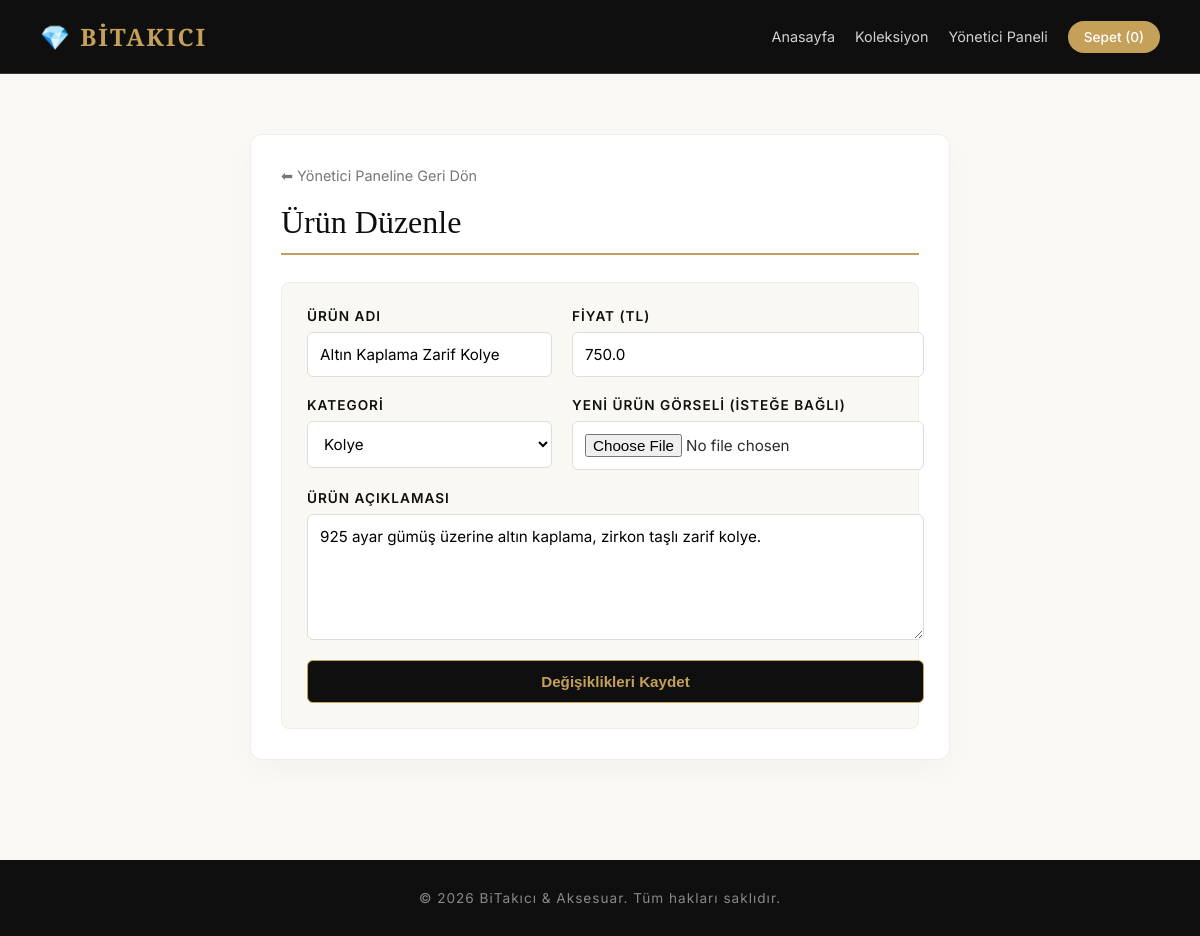
Page /admin/urun-duzenle/1 (signed in) on the committed database.
### tables this page shows
CREATE TABLE urunler (
            id INTEGER PRIMARY KEY AUTOINCREMENT,
            ad TEXT NOT NULL,
            fiyat REAL NOT NULL,
            aciklama TEXT,
            resim TEXT
        , kategori TEXT DEFAULT 'Genel');

### app.py (the view, shortened to what this page needs)
@app.route("/admin/urun-duzenle/<int:urun_id>", methods=["GET", "POST"])
def admin_urun_duzenle(urun_id):
    if not session.get("admin_giris"):
        return redirect(url_for("yonetici_giris"))
    baglanti = sqlite3.connect("taki_magaza.db")
    baglanti.row_factory = sqlite3.Row
    cursor = baglanti.cursor()
    cursor.execute("SELECT * FROM urunler WHERE id = ?", (urun_id,))
    urun = cursor.fetchone()
    baglanti.close()
    sepet = session.get("sepet", [])
    return render_template(
        "admin_duzenle.html", urun=urun, toplam_urun=len(sepet)
    )

### templates/admin_duzenle.html (shortened to what this page needs)
<!DOCTYPE html>
<html lang="tr">
<head>
</head>
<body>
    <header>
        <a href="/" class="logo">💎 BİTAKICI</a>
        <nav>
            <a href="/">Anasayfa</a>
            <a href="/urunler">Koleksiyon</a>
            <a href="/admin">Yönetici Paneli</a>
            <a href="/sepet" class="cart-btn">Sepet ({{ toplam_urun }})</a>
        </nav>
    </header>
    <div class="container">
        <a href="/admin" class="back-link">⬅ Yönetici Paneline Geri Dön</a>
        <h2>Ürün Düzenle</h2>
        <form action="/admin/urun-duzenle/{{ urun['id'] }}" method="POST" enctype="multipart/form-data" class="admin-form">
            <div class="form-group">
                <label for="ad">Ürün Adı</label>
                <input type="text" id="ad" name="ad" value="{{ urun['ad'] }}" required>
            </div>
            <div class="form-group">
                <label for="fiyat">Fiyat (TL)</label>
                <input type="number" step="0.01" id="fiyat" name="fiyat" value="{{ urun['fiyat'] }}" required>
            </div>
            <div class="form-group">
                <label for="kategori">Kategori</label>
                <select id="kategori" name="kategori" required>
                    <option value="Kolye" {% if urun['kategori'] == 'Kolye' %}selected{% endif %}>Kolye</option>
                </select>
            </div>
            <div class="form-group">
                <label for="resim">Yeni Ürün Görseli (İsteğe Bağlı)</label>
                <input type="file" id="resim" name="resim" accept="image/*">
            </div>
            <div class="form-group full-width">
                <label for="aciklama">Ürün Açıklaması</label>
                <textarea id="aciklama" name="aciklama">{{ urun['aciklama'] }}</textarea>
            </div>
            <button type="submit" class="btn-submit">Değişiklikleri Kaydet</button>
        </form>
    </div>
    <footer>
        <p>&copy; 2026 BiTakıcı & Aksesuar. Tüm hakları saklıdır.</p>
    </footer>
</body>
</html>

### templates/admin_duzenle.html (style rules this page uses)
:root { --primary-dark: #0f0f0f; --accent-gold: #c5a059; --accent-gold-hover: #b08d46; --bg-color: #faf9f6; --card-bg: #ffffff; --text-main: #2c2c2c; --text-muted: #777777; }
body { font-family: 'Inter', sans-serif; margin: 0; padding: 0; background-color: var(--bg-color); color: var(--text-main); }
header { background-color: var(--primary-dark); color: #fff; padding: 20px 40px; display: flex; justify-content: space-between; align-items: center; border-bottom: 1px solid rgba(197, 160, 89, 0.3); }
.logo { font-family: 'Playfair Display', serif; font-size: 1.5em; font-weight: 600; letter-spacing: 2px; color: var(--accent-gold); text-decoration: none; display: flex; align-items: center; gap: 8px; }
nav { display: flex; gap: 20px; align-items: center; }
nav a { color: #d1d1d1; text-decoration: none; font-size: 0.9em; font-weight: 400; }
.cart-btn { background-color: var(--accent-gold); color: #fff; padding: 8px 16px; border-radius: 30px; font-weight: 500; font-size: 0.85em; }
.container { max-width: 700px; margin: 60px auto; padding: 30px; background: var(--card-bg); border-radius: 12px; box-shadow: 0 10px 30px rgba(0,0,0,0.03); border: 1px solid #eee; box-sizing: border-box; }
h2 { font-family: 'Playfair Display', serif; color: var(--primary-dark); border-bottom: 2px solid var(--accent-gold); padding-bottom: 12px; margin-top: 0; font-size: 2em; font-weight: 500; }
.admin-form { display: grid; grid-template-columns: 1fr 1fr; gap: 20px; margin-top: 25px; background: #faf8f3; padding: 25px; border-radius: 8px; border: 1px solid #eee; }
.form-group { display: flex; flex-direction: column; }
.form-group.full-width { grid-column: span 2; }
label { font-weight: 600; font-size: 0.85em; color: var(--primary-dark); margin-bottom: 8px; text-transform: uppercase; letter-spacing: 1px; }
input, select, textarea { padding: 12px; border: 1px solid #ddd; border-radius: 6px; font-family: 'Inter', sans-serif; font-size: 0.95em; background: #fff; outline: none; }
textarea { resize: vertical; height: 100px; }
.btn-submit { background-color: var(--primary-dark); color: var(--accent-gold); border: 1px solid var(--accent-gold); padding: 12px 25px; border-radius: 6px; cursor: pointer; font-weight: 600; font-size: 0.95em; grid-column: span 2; text-align: center; transition: all 0.3s; }
.back-link { display: inline-block; margin-bottom: 20px; color: var(--text-muted); text-decoration: none; font-size: 0.9em; }
footer { background-color: var(--primary-dark); color: #888; text-align: center; padding: 30px; margin-top: 100px; font-size: 0.85em; }
footer p { margin: 0; letter-spacing: 1px; }

### rows in the picture
urunler: ad "Altın Kaplama Zarif Kolye", fiyat "750.0", kategori "Kolye", aciklama "925 ayar gümüş üzerine altın kaplama, zirkon taşlı zarif kolye."

### other values in the picture
{{ toplam_urun }} "0"
